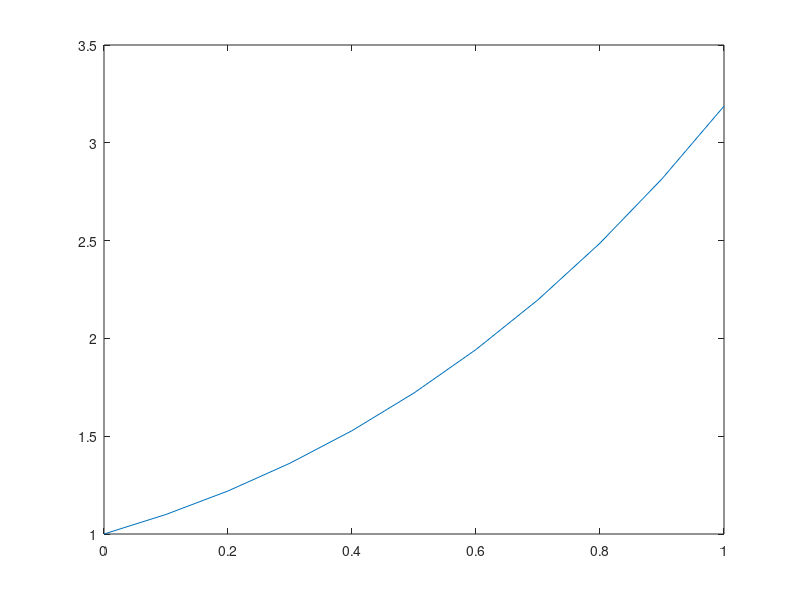

Write the MATLAB code that produced this figure.
f= @(x,y) x+y;
t0=0;
tend=1;
h=0.1;
y0=1;
n=(tend-t0)/h;
T=[t0:h:tend]
Y=zeros(n+1,1);
Y(1)=y0;
for i=1:n
  
  Y(i+1)=Y(i)+f(T(i),Y(i))*h;
  
endfor
Y(n);
plot(T,Y);